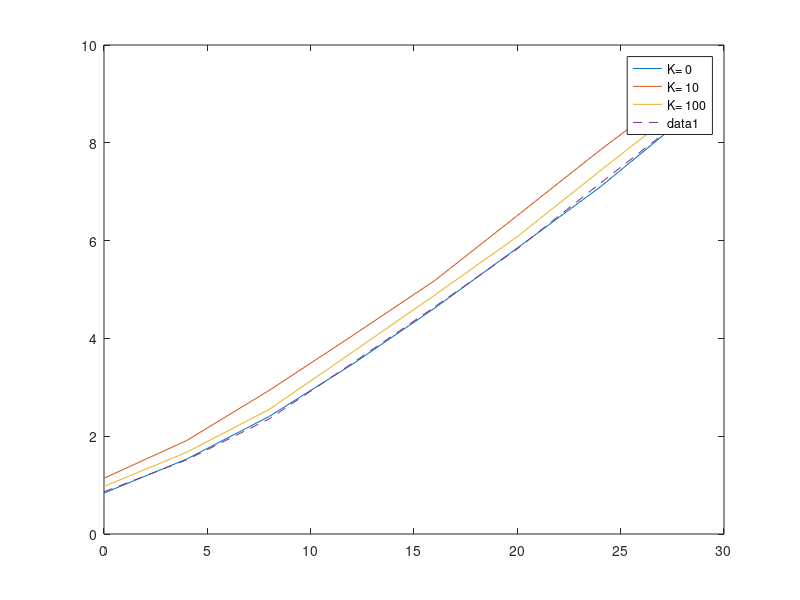

Here is the MATLAB script that generated this plot:
clear all
SNR_vec = [0:4:30];KVEC=[0 10 100]
for k_loop = 1:length(KVEC)
    K = KVEC(k_loop);
for realizations = 1:1000
for snr_loop = 1:length(SNR_vec)
    snr_instant = 10^(SNR_vec(snr_loop)/10);
    temp_rand  = sqrt(0.5)*(randn(1,1)+j*randn(1,1));
    Hrician = sqrt(K/(K+1))*  temp_rand  + sqrt(1/(K+1))* temp_rand ;
    Hrician_instant =  Hrician;
    C_iid(snr_loop) = sum(log2(1 +( snr_instant*temp_rand*temp_rand')));
    C_rician(snr_loop) = sum(log2(1 +( snr_instant* Hrician_instant* Hrician_instant')));
end
C_iid_reali(:,realizations)= C_iid;
C_rician_reali(:,realizations)= C_rician;
end
C_iid_reali=C_iid_reali;
plot(SNR_vec,mean(C_rician_reali,2))
temp(:,k_loop) =abs(mean(C_rician_reali,2));
hold on
end
legend({'K= 0','K= 10','K= 100'})
plot(SNR_vec,mean(C_iid_reali,2),'--')
hold on